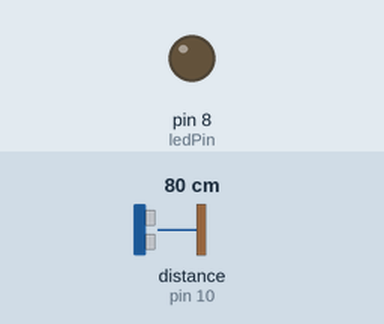
This sketch was run on a simulated Arduino Uno, built with avr-gcc and run on an emulated ATmega328P. Shown: output pins drawn as LEDs (lit = HIGH). Wiring (inferred from the names in the program): ultrasonic range finder: trigger pin 9; echo pin 10. The inputs (shaded band) are chosen by the test bench; at power-on: distance to the obstacle (sensor on pin 10) 80 cm. The echo pulse lasts 58.3 µs per cm; pins used as bus, display or sensor lines are not drawn; what the sketch prints to the serial monitor is not drawn.

Above: at 1.2 s.
1.3 s: distance to the obstacle (sensor on pin 10) set to 8 cm
2.8 s: distance to the obstacle (sensor on pin 10) set to 5 cm
At 3.4 s:
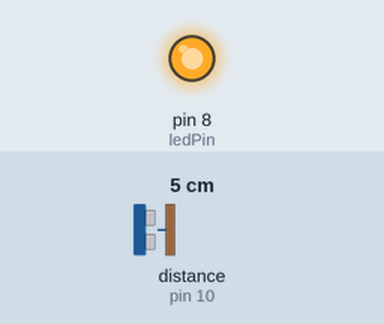
4.3 s: distance to the obstacle (sensor on pin 10) set to 9 cm
7.3 s: distance to the obstacle (sensor on pin 10) set to 12 cm
At 8.6 s:
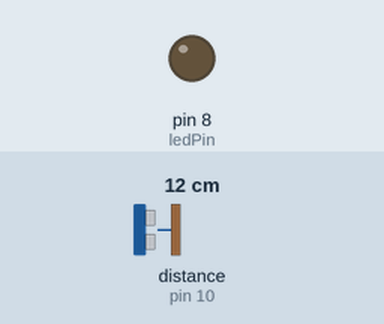
10.3 s: distance to the obstacle (sensor on pin 10) set to 2 cm
At 11.8 s:
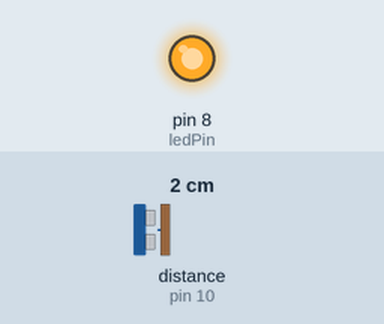
Timing chart, 0 to 12.9 s (numbered marks = the images above; inputs shaded):
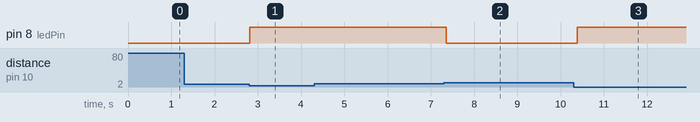

Measured:
- the behaviour switches between 7 and 6 cm on distance to the obstacle (sensor on pin 10) (found by bisection; images 0 and 1)
- the behaviour switches between 10 and 11 cm on distance to the obstacle (sensor on pin 10) (found by bisection; images 1 and 2)
- after the input at 1.3 s, every drawn part: stays the same
- after the input at 2.8 s, pin 8 (ledPin): LOW → HIGH at once
- after the input at 4.3 s, every drawn part: stays the same
- after the input at 7.3 s, pin 8 (ledPin): HIGH → LOW after 0.06 s
- after the input at 10.3 s, pin 8 (ledPin): LOW → HIGH after 0.09 s

The sketch:

ultrasonic.ino
```cpp
const int trigPin = 9;
const int echoPin = 10;
const int ledPin  = 8;
long duration;
int cm, dataled = 0;

void setup() {
  Serial.begin(9600);
  pinMode(trigPin, OUTPUT);
  pinMode(echoPin, INPUT);
  pinMode(ledPin, OUTPUT);
}

void loop() {
  digitalWrite(trigPin, LOW);
  delayMicroseconds(2);
  digitalWrite(trigPin, HIGH);
  delayMicroseconds(10);
  digitalWrite(trigPin,LOW);
  duration = pulseIn(echoPin, HIGH);
  cm = duration * 0.034/2;

  if(cm <= 5){
    digitalWrite(ledPin, HIGH);
    dataled = 1;
  }

  if(cm >= 10){
    digitalWrite(ledPin, LOW);
    dataled = 0;
  }

  if(Serial.available()) {
    int x = Serial.read();
    if(x == '0'){
      digitalWrite(ledPin, LOW);
      dataled = 0;
    }
  }

  Serial.print("data1:");
  Serial.print(cm);
  Serial.print(", ");
  Serial.print("data2:");
  Serial.print(dataled);
  Serial.print(", ");
  Serial.flush();
  delay(100);
}
```
